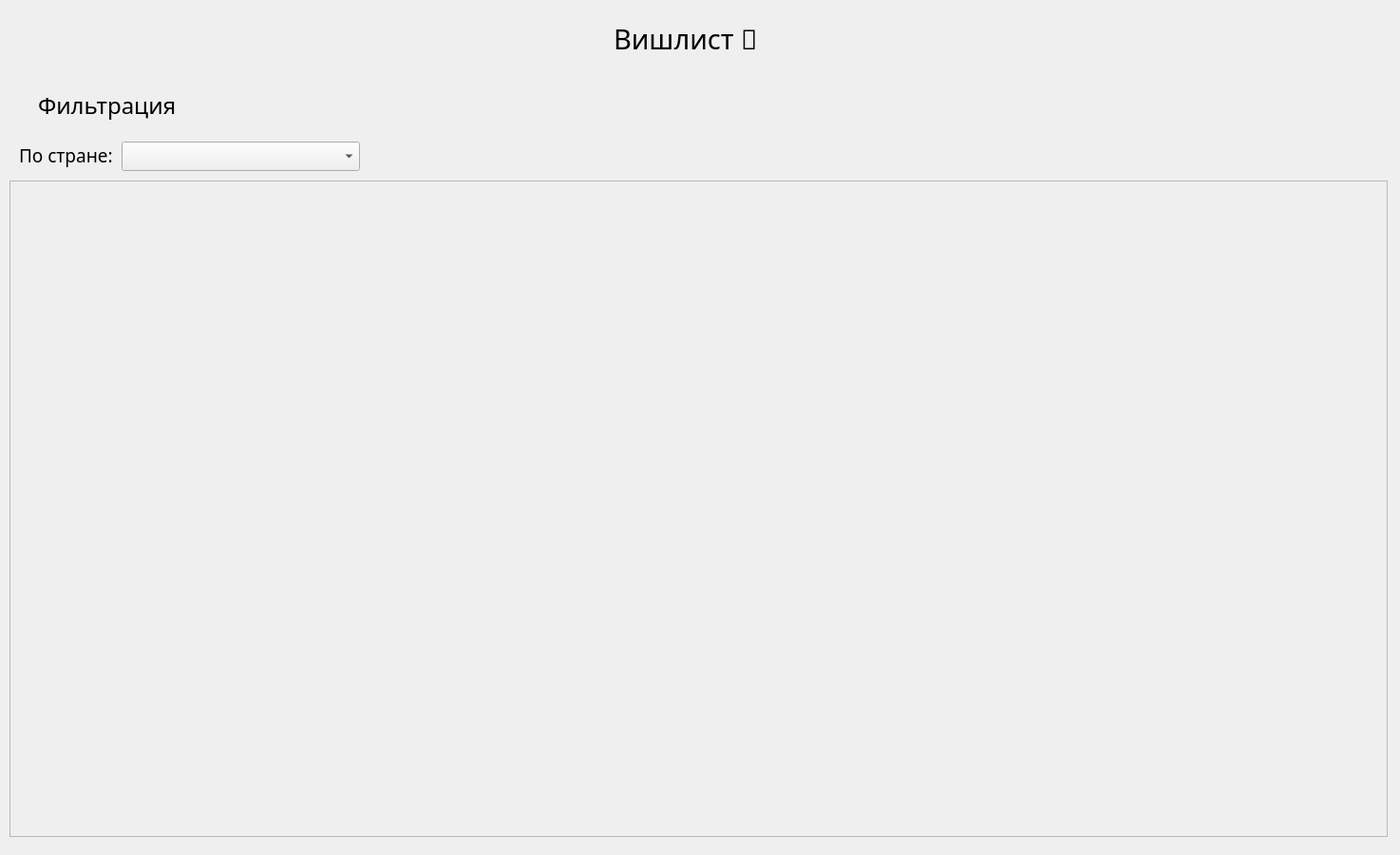
<?xml version="1.0" encoding="UTF-8"?>
<ui version="4.0">
 <class>Wishtlist</class>
 <widget class="QWidget" name="Wishtlist">
  <property name="geometry">
   <rect>
    <x>0</x>
    <y>0</y>
    <width>1474</width>
    <height>900</height>
   </rect>
  </property>
  <property name="windowTitle">
   <string>Form</string>
  </property>
  <widget class="QLabel" name="label">
   <property name="geometry">
    <rect>
     <x>646</x>
     <y>10</y>
     <width>181</width>
     <height>61</height>
    </rect>
   </property>
   <property name="font">
    <font>
     <family>Century Gothic</family>
     <pointsize>22</pointsize>
     <bold>false</bold>
    </font>
   </property>
   <property name="text">
    <string>Вишлист 📍</string>
   </property>
  </widget>
  <widget class="QScrollArea" name="scrollArea">
   <property name="geometry">
    <rect>
     <x>10</x>
     <y>190</y>
     <width>1451</width>
     <height>691</height>
    </rect>
   </property>
   <property name="widgetResizable">
    <bool>true</bool>
   </property>
   <widget class="QWidget" name="scrollAreaWidgetContents">
    <property name="geometry">
     <rect>
      <x>0</x>
      <y>0</y>
      <width>1447</width>
      <height>687</height>
     </rect>
    </property>
   </widget>
  </widget>
  <widget class="QLabel" name="filter_label">
   <property name="geometry">
    <rect>
     <x>20</x>
     <y>148</y>
     <width>111</width>
     <height>31</height>
    </rect>
   </property>
   <property name="font">
    <font>
     <family>Century Gothic</family>
     <pointsize>14</pointsize>
    </font>
   </property>
   <property name="text">
    <string>По стране:</string>
   </property>
  </widget>
  <widget class="QComboBox" name="wishlist_country_filter">
   <property name="geometry">
    <rect>
     <x>128</x>
     <y>149</y>
     <width>251</width>
     <height>31</height>
    </rect>
   </property>
   <property name="minimumSize">
    <size>
     <width>0</width>
     <height>0</height>
    </size>
   </property>
  </widget>
  <widget class="QLabel" name="label_2">
   <property name="geometry">
    <rect>
     <x>40</x>
     <y>90</y>
     <width>161</width>
     <height>41</height>
    </rect>
   </property>
   <property name="font">
    <font>
     <family>Century Gothic</family>
     <pointsize>18</pointsize>
    </font>
   </property>
   <property name="text">
    <string>Фильтрация</string>
   </property>
  </widget>
 </widget>
 <resources/>
 <connections/>
</ui>
